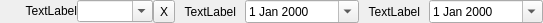
<?xml version="1.0" encoding="UTF-8"?>
<ui version="4.0">
 <class>Dialog</class>
 <widget class="QDialog" name="Dialog">
  <property name="geometry">
   <rect>
    <x>0</x>
    <y>0</y>
    <width>543</width>
    <height>22</height>
   </rect>
  </property>
  <property name="windowTitle">
   <string>Dialog</string>
  </property>
  <layout class="QHBoxLayout" name="horizontalLayout">
   <property name="spacing">
    <number>9</number>
   </property>
   <property name="margin">
    <number>0</number>
   </property>
   <item>
    <layout class="QHBoxLayout" name="horizontalLayout_2">
     <property name="spacing">
      <number>0</number>
     </property>
     <property name="bottomMargin">
      <number>0</number>
     </property>
     <item>
      <widget class="QLabel" name="label">
       <property name="sizePolicy">
        <sizepolicy hsizetype="Minimum" vsizetype="Fixed">
         <horstretch>0</horstretch>
         <verstretch>0</verstretch>
        </sizepolicy>
       </property>
       <property name="text">
        <string>TextLabel</string>
       </property>
       <property name="alignment">
        <set>Qt::AlignRight|Qt::AlignTrailing|Qt::AlignVCenter</set>
       </property>
       <property name="buddy">
        <cstring>cbSerial</cstring>
       </property>
      </widget>
     </item>
     <item>
      <widget class="QComboBox" name="cbSerial">
       <property name="sizePolicy">
        <sizepolicy hsizetype="Preferred" vsizetype="Fixed">
         <horstretch>0</horstretch>
         <verstretch>0</verstretch>
        </sizepolicy>
       </property>
       <property name="editable">
        <bool>true</bool>
       </property>
       <property name="param" stdset="0">
        <string>serial</string>
       </property>
      </widget>
     </item>
     <item>
      <widget class="QToolButton" name="toolButton">
       <property name="sizePolicy">
        <sizepolicy hsizetype="Fixed" vsizetype="Preferred">
         <horstretch>0</horstretch>
         <verstretch>0</verstretch>
        </sizepolicy>
       </property>
       <property name="text">
        <string>X</string>
       </property>
      </widget>
     </item>
    </layout>
   </item>
   <item>
    <layout class="QFormLayout" name="formLayout_2">
     <property name="formAlignment">
      <set>Qt::AlignLeading|Qt::AlignLeft|Qt::AlignVCenter</set>
     </property>
     <property name="verticalSpacing">
      <number>0</number>
     </property>
     <item row="0" column="0">
      <widget class="QLabel" name="label_2">
       <property name="text">
        <string>TextLabel</string>
       </property>
       <property name="alignment">
        <set>Qt::AlignRight|Qt::AlignTrailing|Qt::AlignVCenter</set>
       </property>
       <property name="buddy">
        <cstring>dFrom</cstring>
       </property>
      </widget>
     </item>
     <item row="0" column="1">
      <widget class="QDateEdit" name="dFrom">
       <property name="currentSection">
        <enum>QDateTimeEdit::DaySection</enum>
       </property>
       <property name="calendarPopup">
        <bool>true</bool>
       </property>
       <property name="param" stdset="0">
        <string>from</string>
       </property>
      </widget>
     </item>
    </layout>
   </item>
   <item>
    <layout class="QFormLayout" name="formLayout_3">
     <property name="verticalSpacing">
      <number>0</number>
     </property>
     <item row="0" column="0">
      <widget class="QLabel" name="label_3">
       <property name="text">
        <string>TextLabel</string>
       </property>
       <property name="alignment">
        <set>Qt::AlignRight|Qt::AlignTrailing|Qt::AlignVCenter</set>
       </property>
       <property name="buddy">
        <cstring>dTo</cstring>
       </property>
      </widget>
     </item>
     <item row="0" column="1">
      <widget class="QDateEdit" name="dTo">
       <property name="calendarPopup">
        <bool>true</bool>
       </property>
       <property name="param" stdset="0">
        <string>to</string>
       </property>
      </widget>
     </item>
    </layout>
   </item>
  </layout>
 </widget>
 <resources/>
 <connections>
  <connection>
   <sender>toolButton</sender>
   <signal>clicked()</signal>
   <receiver>Dialog</receiver>
   <slot>clearSerialNumber()</slot>
   <hints>
    <hint type="sourcelabel">
     <x>181</x>
     <y>11</y>
    </hint>
    <hint type="destinationlabel">
     <x>203</x>
     <y>19</y>
    </hint>
   </hints>
  </connection>
 </connections>
 <slots>
  <slot>clearSerialNumber()</slot>
 </slots>
</ui>
